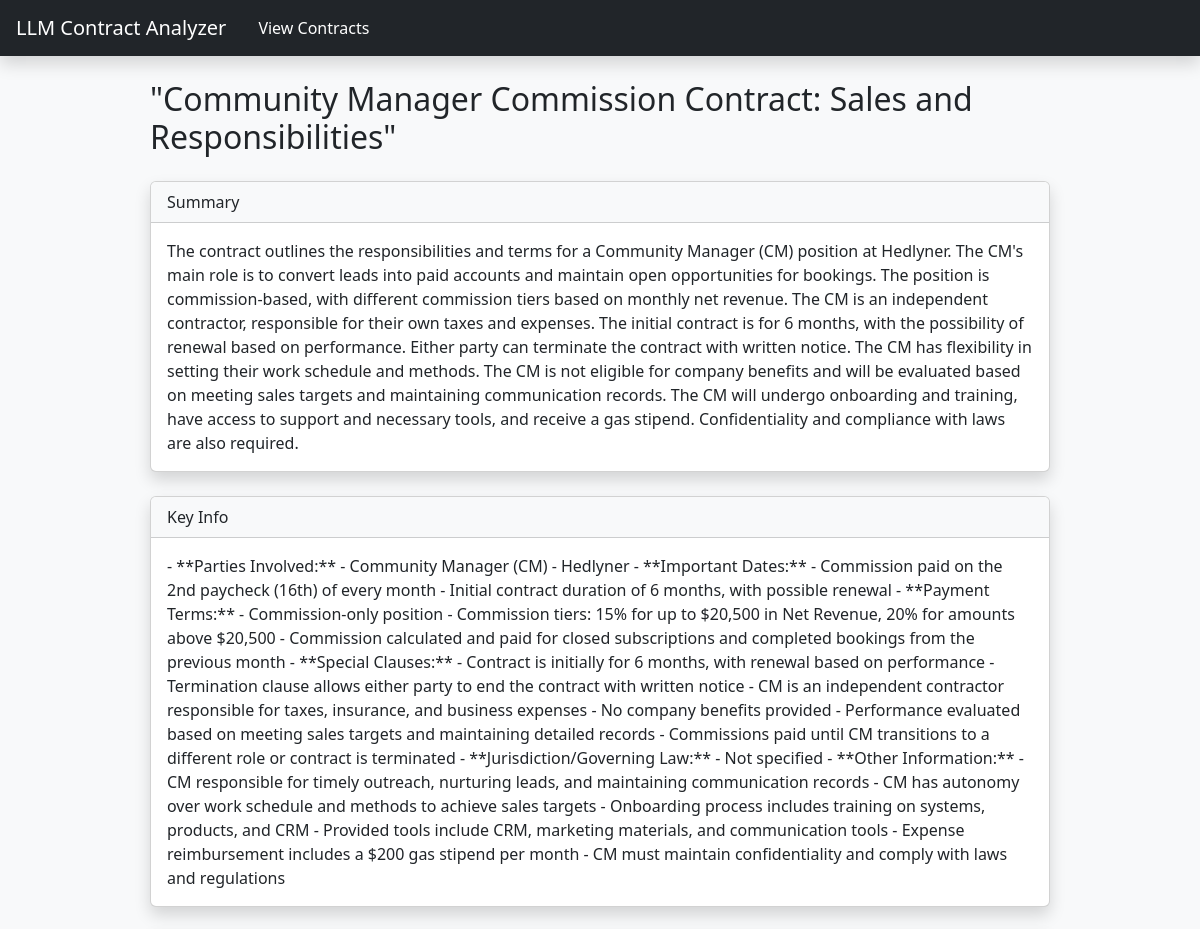
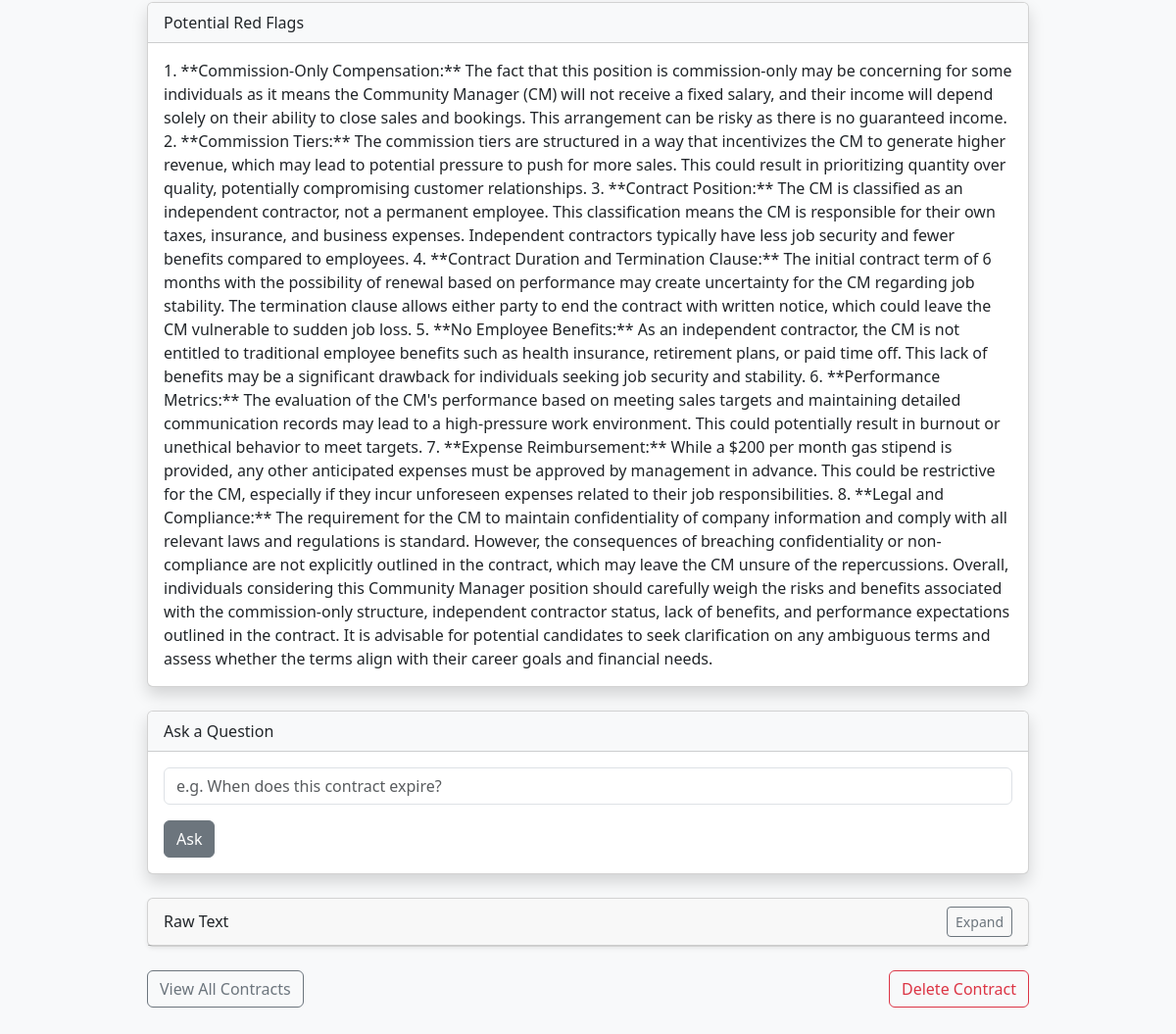
Screenshot of /contract/11/ with the database file from the repository (2 pictures, top to bottom).
### analyzer/models.py (models this page shows)
class Contract(models.Model):
    uploaded_at = models.DateTimeField(auto_now_add=True)
    file = models.FileField(upload_to='contracts/')
    raw_text = models.TextField(blank=True)
    summary = models.TextField(blank=True)
    key_info = models.TextField(blank=True)
    red_flags = models.TextField(blank=True)
    title = models.CharField(max_length=200, blank=True)

### analyzer/views.py (the view)
# urls.py: path('contract/<int:pk>/', views.view_contract, name='view_contract'),
def view_contract(request, pk):
    contract = get_object_or_404(Contract, pk=pk)
    form = QuestionForm()
    return render(request, 'analyzer/view_contract.html', {
        'contract': contract,
        'form': form
    })

### analyzer/forms.py
class QuestionForm(forms.Form):
    question = forms.CharField(
        label = 'Ask a question about this contract',
        widget = forms.TextInput(attrs={'class': 'form-control', 'placeholder': 'e.g. When does this contract expire?'})
    )

### analyzer/templates/analyzer/view_contract.html (shortened to what this page needs)
{% extends "analyzer/base.html" %}
{% block content %}
<div class="mx-auto" style="max-width: 900px;">
    <h2 class="mb-4">{{contract.title}}</h2>
    <div class="card shadow mb-4">
        <div class="card-header bg-light text-dark">Summary</div>
        <div class="card-body"><p class="mb-0">{{ contract.summary }}</p></div>
    </div>
    <div class="card shadow mb-4">
        <div class="card-header bg-light text-dark">Key Info</div>
        <div class="card-body"><p class="mb-0">{{ contract.key_info }}</p></div>
    </div>
    <div class="card shadow mb-4">
        <div class="card-header bg-light text-dark">Potential Red Flags</div>
        <div class="card-body"><p class="mb-0">{{ contract.red_flags }}</p></div>
    </div>
    <div class="card shadow mb-4">
        <div class="card-header bg-light text-dark">Ask a Question</div>
        <div class="card-body">
            <form method="POST" hx-post="{% url 'ask_question' contract.pk %}" hx-target="#qa-response" hx-swap="innerHTML">
                <div class="mb-3">
                    {{ form.question }}
                </div>
                <button type="submit" class="btn btn-secondary">Ask</button>
            </form>
        </div>
    </div>
    <div class="card shadow-sm mb-4">
        <div class="card-header d-flex justify-content-between align-items-center">
            <span>Raw Text</span>
            <button class="btn btn-sm btn-outline-secondary" type="button" data-bs-toggle="collapse" data-bs-target="#rawText" aria-expanded="false" aria-controls="rawText">
                Expand
            </button>
        </div>
    </div>
    <div class="d-flex justify-content-between mb-5">
        <a href="{% url 'contract_list' %}" class="btn btn-outline-secondary">View All Contracts</a>
        <a href="{% url 'delete_contract' contract.pk %}" class="btn btn-outline-danger">Delete Contract</a>
    </div>
</div>
{% endblock %}

### rows the page displays
Contract: title "\"Community Manager Commission Contract: Sales and Responsibilities\"", summary "The contract outlines the responsibilities and terms for a Community Manager (CM) position at Hedlyner. The CM's main role is to convert leads into paid accounts and maintain open opportunities for bookings. The position is commission-based, with different commission tiers based on monthly net revenue. The CM is an independent contractor, responsible for their own taxes and expenses. The initial contract is for 6 months, with the possibility of renewal based on performance. Either party can terminate the contract with written notice. The CM has flexibility in setting their work schedule and methods. The CM is not eligible for company benefits and will be evaluated based on meeting sales…", key_info "- **Parties Involved:** - Community Manager (CM) - Hedlyner - **Important Dates:** - Commission paid on the 2nd paycheck (16th) of every month - Initial contract duration of 6 months, with possible renewal - **Payment Terms:** - Commission-only position - Commission tiers: 15% for up to $20,500 in Net Revenue, 20% for amounts above $20,500 - Commission calculated and paid for closed subscriptions and completed bookings from the previous month - **Special Clauses:** - Contract is initially for 6 months, with renewal based on performance - Termination clause allows either party to end the contract with written notice - CM is an independent contractor responsible for taxes, insurance, and…", red_flags "1. **Commission-Only Compensation:** The fact that this position is commission-only may be concerning for some individuals as it means the Community Manager (CM) will not receive a fixed salary, and their income will depend solely on their ability to close sales and bookings. This arrangement can be risky as there is no guaranteed income. 2. **Commission Tiers:** The commission tiers are structured in a way that incentivizes the CM to generate higher revenue, which may lead to potential pressure to push for more sales. This could result in prioritizing quantity over quality, potentially compromising customer relationships. 3. **Contract Position:** The CM is classified as an independent…"
